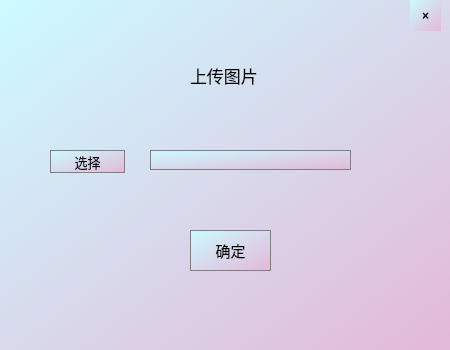
<?xml version="1.0" encoding="UTF-8"?>
<ui version="4.0">
 <class>EmojiSelect</class>
 <widget class="QWidget" name="EmojiSelect">
  <property name="geometry">
   <rect>
    <x>0</x>
    <y>0</y>
    <width>450</width>
    <height>350</height>
   </rect>
  </property>
  <property name="windowTitle">
   <string>Form</string>
  </property>
  <property name="styleSheet">
   <string notr="true">background-color: qlineargradient(spread:pad, x1:0, y1:0, x2:1.5, y2:1.5, stop:0 rgba(204,251,255, 255), stop:1 rgba(239,150,197, 255));

</string>
  </property>
  <widget class="QLabel" name="label">
   <property name="enabled">
    <bool>true</bool>
   </property>
   <property name="geometry">
    <rect>
     <x>190</x>
     <y>60</y>
     <width>81</width>
     <height>31</height>
    </rect>
   </property>
   <property name="font">
    <font>
     <family>幼圆</family>
     <pointsize>13</pointsize>
    </font>
   </property>
   <property name="styleSheet">
    <string notr="true">background:transparent;</string>
   </property>
   <property name="text">
    <string>上传图片</string>
   </property>
   <property name="scaledContents">
    <bool>false</bool>
   </property>
   <property name="wordWrap">
    <bool>false</bool>
   </property>
  </widget>
  <widget class="QPushButton" name="selectbtn">
   <property name="geometry">
    <rect>
     <x>50</x>
     <y>150</y>
     <width>75</width>
     <height>23</height>
    </rect>
   </property>
   <property name="font">
    <font>
     <family>幼圆</family>
     <pointsize>10</pointsize>
    </font>
   </property>
   <property name="styleSheet">
    <string notr="true">border:1px groove gray;</string>
   </property>
   <property name="text">
    <string>选择</string>
   </property>
  </widget>
  <widget class="QPushButton" name="confirmbtn">
   <property name="geometry">
    <rect>
     <x>190</x>
     <y>230</y>
     <width>81</width>
     <height>41</height>
    </rect>
   </property>
   <property name="font">
    <font>
     <family>幼圆</family>
     <pointsize>11</pointsize>
    </font>
   </property>
   <property name="styleSheet">
    <string notr="true">border:1px groove gray;</string>
   </property>
   <property name="text">
    <string>确定</string>
   </property>
  </widget>
  <widget class="QLineEdit" name="lineEdit">
   <property name="geometry">
    <rect>
     <x>150</x>
     <y>150</y>
     <width>201</width>
     <height>20</height>
    </rect>
   </property>
   <property name="font">
    <font>
     <family>Courier New</family>
    </font>
   </property>
   <property name="styleSheet">
    <string notr="true">border:1px groove gray;</string>
   </property>
  </widget>
  <widget class="QToolButton" name="toolButton">
   <property name="geometry">
    <rect>
     <x>410</x>
     <y>0</y>
     <width>31</width>
     <height>31</height>
    </rect>
   </property>
   <property name="font">
    <font>
     <pointsize>9</pointsize>
     <weight>75</weight>
     <bold>true</bold>
    </font>
   </property>
   <property name="text">
    <string>×</string>
   </property>
   <property name="autoRaise">
    <bool>true</bool>
   </property>
  </widget>
 </widget>
 <resources/>
 <connections/>
</ui>
